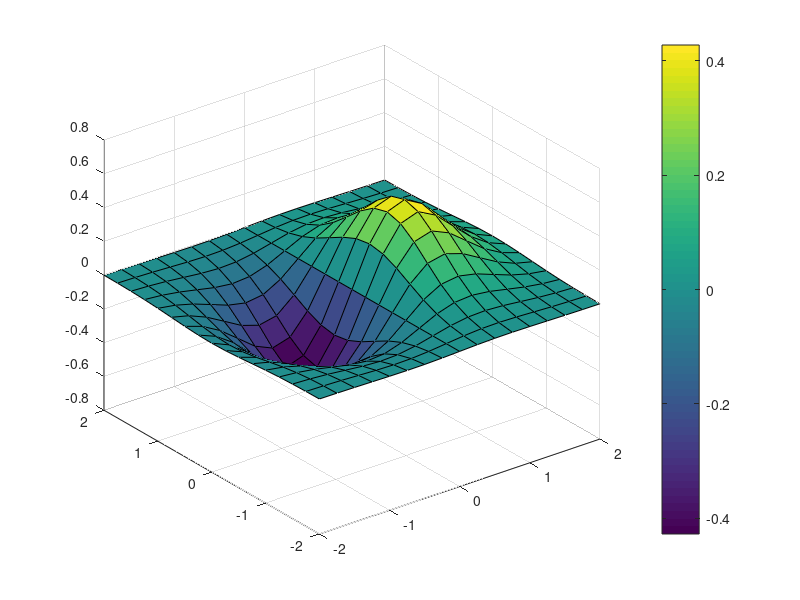

Write the MATLAB code that produced this figure. (Note: this script raises an error after producing the figure.)
figure('Units', 'pixels', 'Position', [100 100 560 420], 'Renderer', 'painters');
ax = axes('Units', 'normalized');
[X,Y] = meshgrid(-2:0.25:2);
Z = X.*exp(-X.^2 - Y.^2);
surf(X,Y,Z)
c = colorbar;
c.Label.String = 'Temperature (K)';
c.Label.FontName = 'Arial';
c.Label.FontSize = 12;

disp('Axes Position:')
disp(get(gca,'Position'))
disp('Colorbar Position:')
disp(get(c,'Position'))
disp('Colorbar Label Extent:')
disp(get(c.Label,'Extent'))